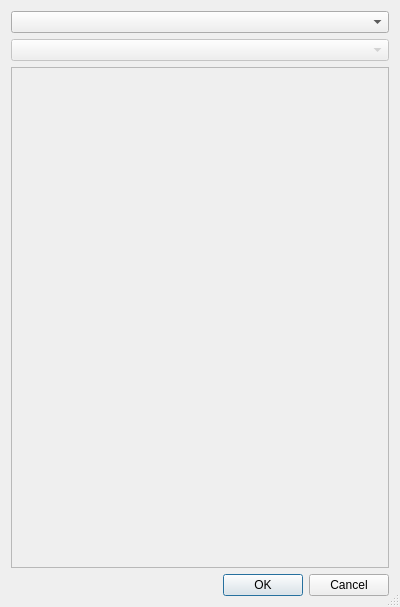
<?xml version="1.0" encoding="UTF-8"?>
<ui version="4.0">
 <class>SkillDialog</class>
 <widget class="QDialog" name="SkillDialog">
  <property name="windowModality">
   <enum>Qt::ApplicationModal</enum>
  </property>
  <property name="geometry">
   <rect>
    <x>0</x>
    <y>0</y>
    <width>400</width>
    <height>607</height>
   </rect>
  </property>
  <property name="windowTitle">
   <string>Pick A Skill</string>
  </property>
  <property name="windowIcon">
   <iconset resource="res.qrc">
    <normaloff>:/gfx/HeroSystem.ico</normaloff>:/gfx/HeroSystem.ico</iconset>
  </property>
  <property name="sizeGripEnabled">
   <bool>true</bool>
  </property>
  <property name="modal">
   <bool>true</bool>
  </property>
  <layout class="QVBoxLayout" name="verticalLayout">
   <item>
    <widget class="QComboBox" name="skillTalentOrPerkComboBox">
     <property name="currentIndex">
      <number>-1</number>
     </property>
     <property name="placeholderText">
      <string>Skill, Talent, or Perk?</string>
     </property>
     <item>
      <property name="text">
       <string>Skill</string>
      </property>
     </item>
     <item>
      <property name="text">
       <string>Talent</string>
      </property>
     </item>
     <item>
      <property name="text">
       <string>Perk</string>
      </property>
     </item>
     <item>
      <property name="text">
       <string>Enhancer</string>
      </property>
     </item>
    </widget>
   </item>
   <item>
    <widget class="QComboBox" name="availableComboBox">
     <property name="enabled">
      <bool>false</bool>
     </property>
     <property name="maxVisibleItems">
      <number>25</number>
     </property>
     <property name="placeholderText">
      <string>Which one?</string>
     </property>
    </widget>
   </item>
   <item>
    <widget class="QScrollArea" name="scrollArea">
     <property name="widgetResizable">
      <bool>true</bool>
     </property>
     <widget class="QWidget" name="scrollAreaWidgetContents">
      <property name="geometry">
       <rect>
        <x>0</x>
        <y>0</y>
        <width>380</width>
        <height>497</height>
       </rect>
      </property>
      <layout class="QVBoxLayout" name="verticalLayout_2">
       <item>
        <widget class="QLabel" name="form">
         <property name="text">
          <string/>
         </property>
        </widget>
       </item>
      </layout>
     </widget>
    </widget>
   </item>
   <item>
    <widget class="QDialogButtonBox" name="buttonBox">
     <property name="orientation">
      <enum>Qt::Horizontal</enum>
     </property>
     <property name="standardButtons">
      <set>QDialogButtonBox::Cancel|QDialogButtonBox::Ok</set>
     </property>
    </widget>
   </item>
  </layout>
 </widget>
 <resources>
  <include location="res.qrc"/>
 </resources>
 <connections>
  <connection>
   <sender>buttonBox</sender>
   <signal>accepted()</signal>
   <receiver>SkillDialog</receiver>
   <slot>accept()</slot>
   <hints>
    <hint type="sourcelabel">
     <x>199</x>
     <y>585</y>
    </hint>
    <hint type="destinationlabel">
     <x>199</x>
     <y>303</y>
    </hint>
   </hints>
  </connection>
  <connection>
   <sender>buttonBox</sender>
   <signal>rejected()</signal>
   <receiver>SkillDialog</receiver>
   <slot>reject()</slot>
   <hints>
    <hint type="sourcelabel">
     <x>199</x>
     <y>585</y>
    </hint>
    <hint type="destinationlabel">
     <x>199</x>
     <y>303</y>
    </hint>
   </hints>
  </connection>
 </connections>
</ui>
